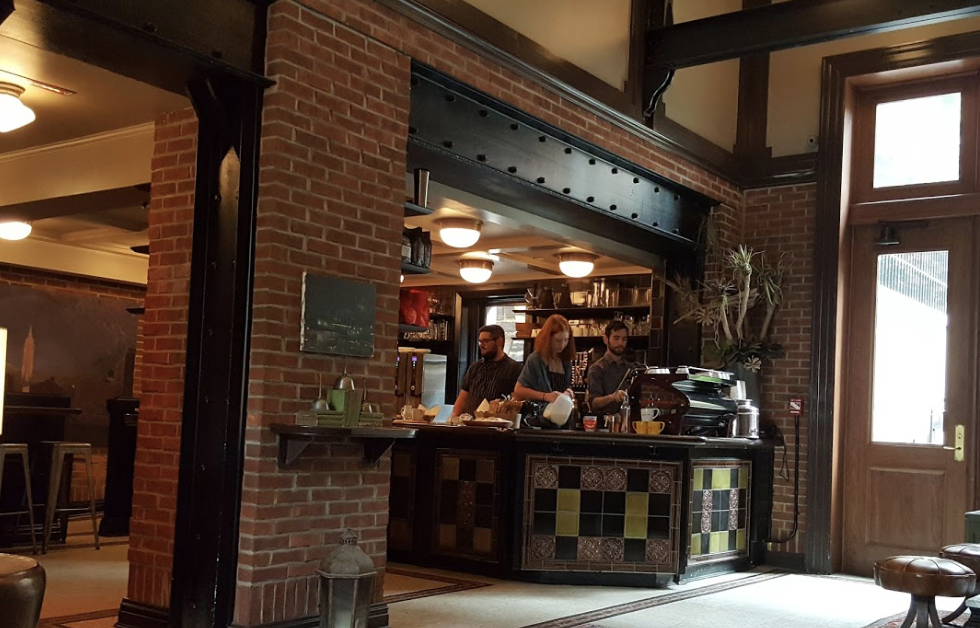
#> input picture image.png, 980 x 628 px
$ jupyter execute --allow-errors imageSerg.ipynb
#> lines starting #> are read from the running program, lines starting #| are printed output that depends on the picture
[cell 1]
import cv2

img = cv2.imread("image.png")
#> img is the input picture: shape (628, 980, 3); mean B, G, R 52, 64.2, 82.5
img = cv2.cvtColor(img, cv2.COLOR_BGR2RGB)

pixel_1 = img[0][0]
#> pixel_1 = [14, 4, 8]
print(pixel_1)
#| [14  4  8]

import matplotlib.pyplot as plt
plt.figure(figsize=(5,5))
plt.imshow(img)
plt.show()

[cell 2]
img = cv2.cvtColor(img, cv2.COLOR_BGR2GRAY)
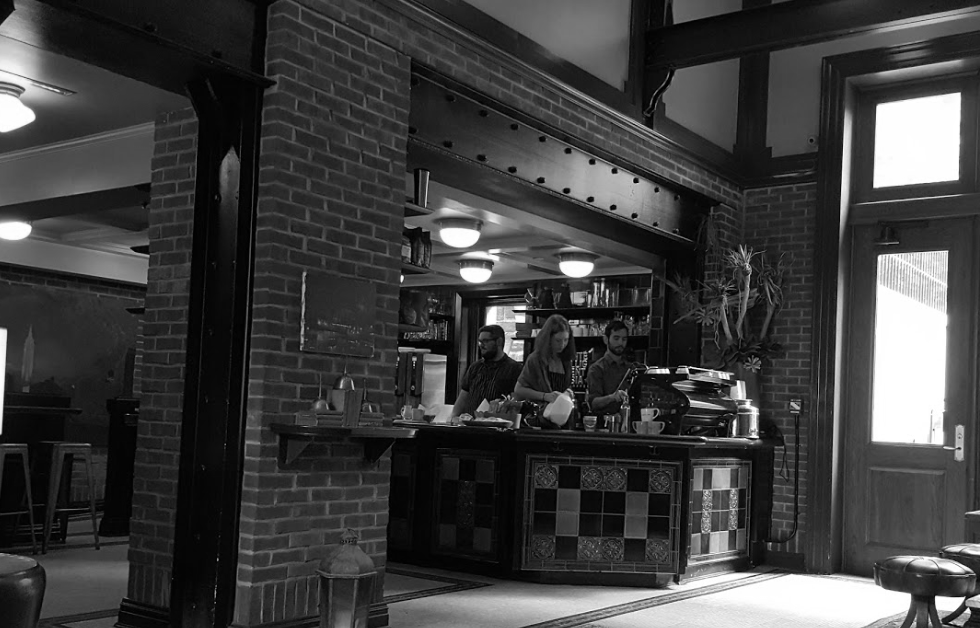
#> img: shape (628, 980); min 0, max 255, mean 62.7
print(img)
#> (printed output is left out)

[cell 3]
import numpy as np

img_flatted = np.ndarray.flatten(img)
print(img_flatted.shape)
#| (615440,)

for i in range(20):
    if(i%3 == 0):
        print(img_flatted[i])
#> this loop made 20 passes
#| 6
#| 7
#| 9
#| 14
#| 22
#| 91
#| 91

[cell 4]
print(img[0:10, 0:10])
#| [[ 6  7  7  7  7  7  9  9 10 14]
#|  [ 9  8  7  7  7  8  8  9 11 13]
#|  [10  9  8  8  7  7  8  8 10 10]
#|  [11 10  9  9  9  8  8  9  9 10]
#|  [10 10 10 10 10 10 10  9  9  9]
#|  [ 9  9  9 10 11 11 10  9 11 11]
#|  [ 8  9 10 11 11 12 11 10 11 10]
#|  [ 8  9 11 13 15 16 14 10 11 16]
#|  [ 7  8  9 12 15 15 13 11 11 17]
#|  [ 7  7  8 10 13 13 12 11 11 21]]
